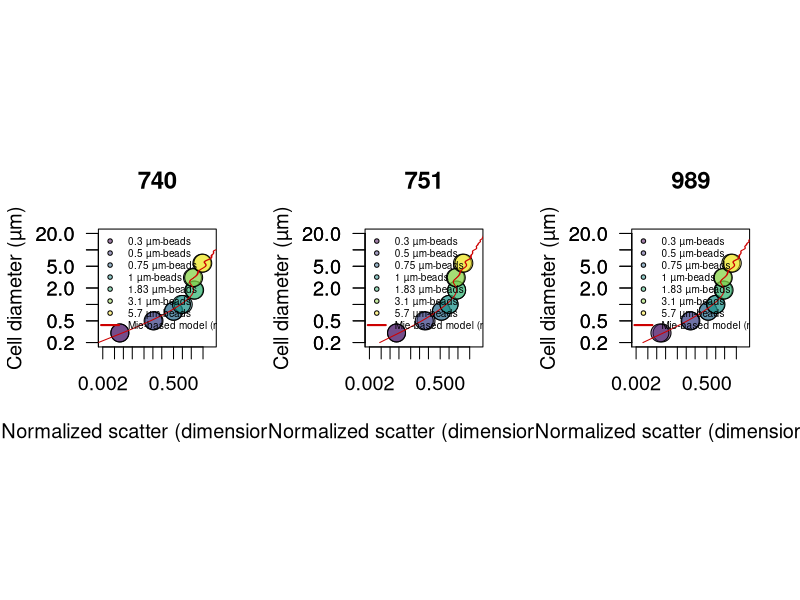

Recreate this plot in R. (Note: this script raises an error after producing the figure.)
library(scales)
library(viridis)
path.to.git.repository <- "~/Documents/DATA/Codes/fsc-size-calibration"
setwd(path.to.git.repository)

#############################
### scatter normalization ###
#############################

beads740 <- read.csv("740-summary.csv")
beads740$fsc <- 10^((beads740$fsc.corr.high/2^16)*3.5)
id.740 <- which(beads740$size == 1) # find 1 micron beads
beads740$normalized.fsc <- beads740$fsc/mean(beads740[id.740,'fsc'])
beads740 <- beads740[order(beads740$size),]

beads989<- read.csv("989-summary.csv")
beads989$fsc <- 10^((beads989$fsc.corr.high/2^16)*3.5)
id.989 <- which(beads989$size == 1) # find 1 micron beads
beads989$normalized.fsc <- beads989$fsc/mean(beads989[id.989,'fsc'])
beads989 <- beads989[order(beads989$size),]

beads751 <- read.csv("751-summary.csv")
beads751$fsc <- 10^((beads751$fsc.corr.high/2^16)*3.5)
id.751<- which(beads751$size == 1) # find 1 micron beads
beads751$normalized.fsc <- beads751 $fsc/mean(beads751 [id.751,'fsc'])
beads751 <- beads751[order(beads751$size),]


####################
### OPTIMIZATION ###
####################
library(DEoptim)

# Mie theory fitting
# n for phyto = 1.35- 1.41 # see Lehmuskero et al. Progr Oceanogr 2018
mie2 <- t(read.csv("meidata-1010.csv" ,header=F)) # low
mie1 <- t(read.csv("meidata-1032.csv" ,header=F)) # fit
mie3 <- t(read.csv("meidata-1055.csv" ,header=F)) # high
mie4 <- t(read.csv("meidata-beads.csv" ,header=F)) # particle of 1 µm, index of refraction of 1.6033

# optimization routine
sigma.lsq <- function(mie, beads, params){

     c <- params[1]
     b <- params[2]
     id <- findInterval(beads$size, mie[,1])
     scatt <- (mie[id,2]/c)^b

           df <- data.frame(obs=beads$normalized.fsc, pred=scatt)
      sigma <- mean(((df$obs - df$pred)/df$obs)^2,na.rm=T)
      return(sigma)
  }



######################################################
#### compare MIE prediction with calibration beads ###
######################################################
png("Mie-beads-scatter.png",width=12, height=6, unit='in', res=400)

par(mfrow=c(1,3), pty='s', cex=1.2)

for(inst in c(740,751,989)){

# inst <- 740

### Optiomization

if(inst == 740) beads <- beads740
if(inst == 751) beads <- beads751
if(inst == 989) beads <- beads989

#beads1 <- subset(beads,  size > 0.3) # run to test optimzation across range of particle size, except 0.3 microns beads not properly analyzed.

f <- function(params) sigma.lsq(mie=mie4, beads=beads, params)
res <- DEoptim(f, lower=c(0,0), upper=c(10000,2), control=DEoptim.control(itermax=1000, reltol=1e-8,trace=100, steptol=100, strategy=2, parallelType=0))
print(res$optim$bestval)
params <- res$optim$bestmem # optimized 'c' and 'b' values
print(params)


### CREATE LOOKUP TABLE
#d <- 0.220; e <- 1 # LINEAR Shalapyonok et al. 2001; 0.220 (Li et al. 1992, Veldhuis et al. 2004, and more studies agreed with 220 fg C um-3)
#d <- 0.54; e <- 0.85 # EXPO Roy, S., Sathyendranath, S. & Platt, T. Size-partitioned phytoplankton carbon and carbon-to-chlorophyll ratio from ocean colour by an absorption-based bio-optical algorithm. Remote Sens. Environ. 194, 177–189 (2017).
d <- 0.216; e <- 0.939 # EXPO Roy, 1. Menden-Deuer, S. & Lessard, E. J. Carbon to volume relationships for dinoflagellates, diatoms, and other protist plankton. Limnol. Oceanogr. 45, 569–579 (2000).

max.scatter <- 30
min.scatter <- 0.000865

b <- params[2]
c <- params[1]
scatter <- 10^(seq(log10(min(mie2[,2]/c)), log10(max(mie3[,2]/c)),length.out=10000))

s1 <- approx((mie1[,2]/c)^b, mie1[,1], xout=scatter)
s2 <- approx((mie2[,2]/c)^b, mie2[,1], xout=scatter)
s3 <- approx((mie3[,2]/c)^b, mie3[,1], xout=scatter)
s4 <- approx((mie1[,2]/c)^b, d*(4/3*pi*(0.5*mie1[,1])^3)^e, xout=scatter)
s5 <- approx((mie2[,2]/c)^b, d*(4/3*pi*(0.5*mie2[,1])^3)^e, xout=scatter)
s6 <- approx((mie3[,2]/c)^b, d*(4/3*pi*(0.5*mie3[,1])^3)^e, xout=scatter)

		if(inst == 740){mie_740 <- data.frame(cbind(scatter=s1$x,
                                                  diam_740_mid=s1$y,diam_740_upr=s2$y,diam_740_lwr = s3$y,
                                                  Qc_740_mid=s4$y, Qc_740_upr=s5$y, Qc_740_lwr=s6$y))
                      	mie_740 <- subset(mie_740, scatter >= min.scatter & scatter <= max.scatter)
                     	}

        if(inst == 751){mie_751 <- data.frame(cbind(scatter=s1$x,
                                                  diam_751_mid=s1$y,diam_751_upr=s2$y,diam_751_lwr = s3$y,
                                                  Qc_751_mid=s4$y, Qc_751_upr=s5$y, Qc_751_lwr=s6$y))
                      	mie_751 <- subset(mie_751, scatter >= min.scatter & scatter <= max.scatter)
                      	}
	    if(inst == 989){mie_989 <- data.frame(cbind(scatter=s1$x,
                                                  diam_989_mid=s1$y,diam_989_upr=s2$y,diam_989_lwr = s3$y,
                                                  Qc_989_mid=s4$y, Qc_989_upr=s5$y, Qc_989_lwr=s6$y))
                      	mie_989 <- subset(mie_989, scatter >= min.scatter & scatter <= max.scatter)
						}

plot(beads$normalized.fsc, beads$size,log='xy', xaxt='n',xlim=c(0.002,10), ylim=c(0.2,20), bg=alpha(viridis(nrow(beads)),0.5),cex=2, pch=21, xlab="Normalized scatter (dimensionless)", ylab="Cell diameter (µm)", las=1, main=paste(inst))
axis(1, at=c(0.002,0.005,0.01,0.02,0.05,0.1,0.2,0.5,1,2,5))
axis(2, at=c(0.1,0.2,0.5,1,2,5,10,20),las=1)
lines((mie4[,2]/c)^b, mie4[,1], col='red3')
legend("topleft",cex=0.5, legend=c(paste(unique(beads$size), 'µm-beads'), "Mie-based model (n = 1.603)"), bty='n', pch=c(rep(21,nrow(beads)/2), NA), lwd=c(rep(NA,nrow(beads)/2), 2),col=c(rep(1,nrow(beads)/2),'red3'), pt.bg=alpha(c(viridis(nrow(beads)/2), 'red3'),0.5))

}

dev.off()


mie <- data.frame(cbind(mie_740[,], mie_751[,-1], mie_989[,-1]))
summary(mie)

write.csv(mie, "calibrated-mie.csv", row.names=F, quote=F)

q <- 'mid'
id <- findInterval(0.6, mie[,paste0('diam_740_',q)])
mie[id,paste0('Qc_740_',q)]*1000

#####################
### PHYTOPLANKTON ### validation
#####################
library(scales)
library(viridis)

path.to.git.repository <- "~/Documents/DATA/Codes/fsc-size-calibration"
setwd(path.to.git.repository)

### SIZE
culture <- read.csv("scatter_calibration.csv")
culture$norm.fsc <- culture$fsc / culture$fsc.beads
culture$norm.fsc.sd <- culture$fsc.sd / culture$fsc.beads
culture$volume <- 4/3 * pi * (culture$diameter/2)^3
culture$volume.sd <- culture$volume * culture$diameter.sd/culture$diameter

culture2 <- aggregate(culture, by=list(culture$species), FUN=mean)
culture2 <- subset(culture2, Group.1 !="Phaeodactylum tricornutum") # remove non-spherical cells
culture2 <- culture2[order(culture2$norm.fsc),]

mie <- read.csv("calibrated-mie.csv")
inst <- 740


png("Size-scatter.png",width=12, height=6, unit='in', res=200)

  par(mfrow=c(1,1), pty='s',cex=1.2)
  plot(culture2$norm.fsc, culture2$diameter, log='xy', pch=NA,ylab=substitute(paste("Cell diameter (",mu,"m)")), xlab="Normalized scatter (dimensionless)",cex=2, xaxt='n', yaxt='n', xlim=c(0.002,10), ylim=c(0.2,20), main=paste(inst))
  with(culture2, arrows(norm.fsc, diameter-culture2$diameter.sd, norm.fsc, diameter + culture2$diameter.sd,  code = 3, length=0, col='grey',lwd=2))
  with(culture2, arrows(norm.fsc-norm.fsc.sd, diameter, norm.fsc+norm.fsc.sd, diameter,  code = 3, length=0,col='grey',lwd=2))
  lines(mie$scatter, mie[,paste0("diam_",inst,"_mid")], col='red3', lwd=2)
  lines(mie$scatter, mie[,paste0("diam_",inst,"_upr")], col='grey', lwd=2)
  lines(mie$scatter, mie[,paste0("diam_",inst,"_lwr")], col='grey', lwd=2)
  axis(1, at=c(0.002,0.005,0.01,0.02,0.05,0.1,0.2,0.5,1,2,5))
  axis(2, at=c(0.1,0.2,0.5,1,2,5,10,20),las=1)
  points(culture2$norm.fsc, culture2$diameter, bg=alpha(viridis(nrow(culture2)),0.5), pch=21,cex=2)
  legend("topleft",legend=c(as.vector(culture2$Group.1), "Mie-based model (n = 1.38 +/- 0.3)"), cex=0.5, pch=c(rep(21,nrow(culture2)),NA), lwd=c(rep(NA,nrow(culture2)),2), bty='n',
            pt.bg=alpha(viridis(nrow(culture2)),0.5), col=c(rep(1,nrow(culture2)),'red3'), text.font=c(rep(3,nrow(culture2)),1))

dev.off()



### correlation
id <- findInterval(culture2$norm.fsc, mie$scatter)
df <- data.frame(observed=culture2$diameter, predicted=mie[id,paste0("diam_",inst,"_mid")])
reg <- lm(observed ~ predicted, data=df)
summary(reg)
